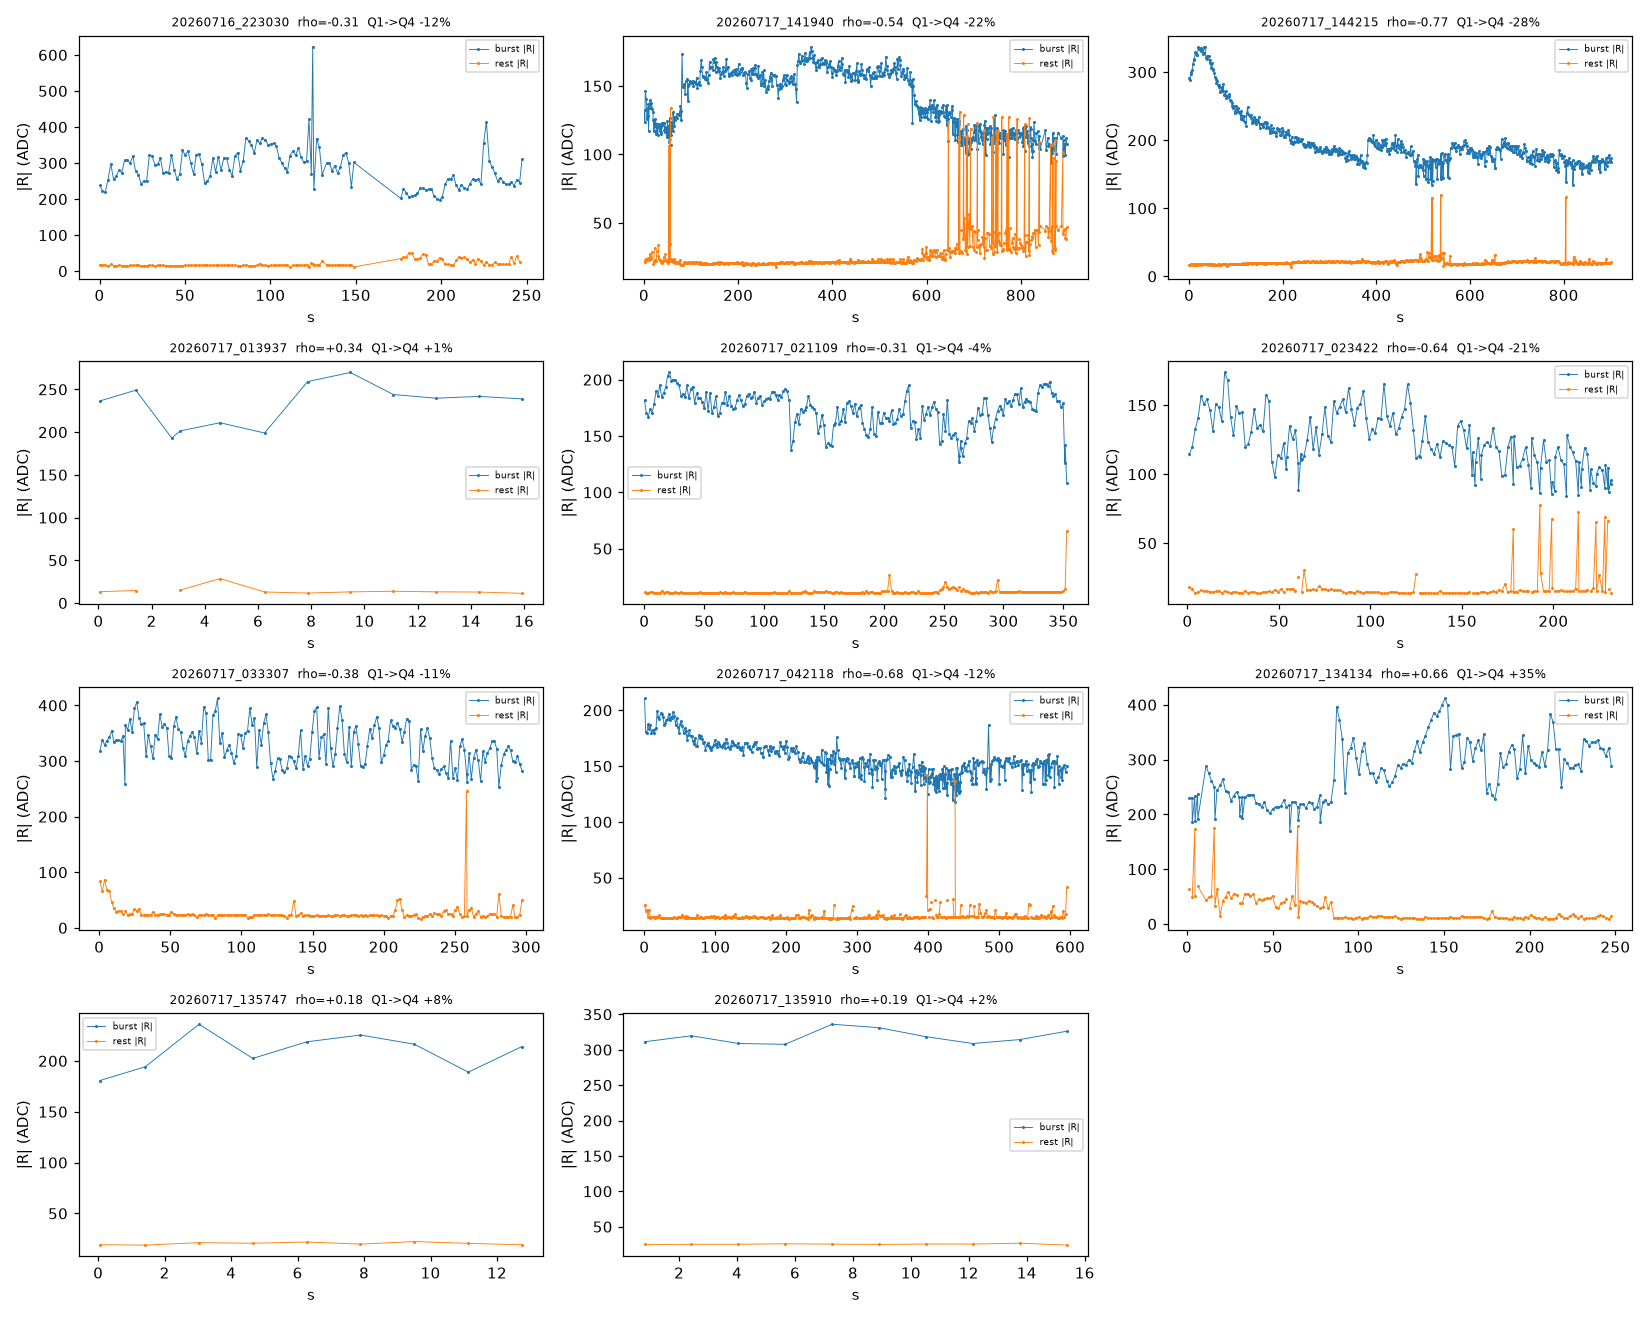

The Python source for this figure:
#!/usr/bin/env python3
"""
raw_absr_trend.py — raw_*.csv 전체의 |R|(정류 진폭) 절대값 비교 + 세션 내 변화율.

|R| 정의:
  |R| = |Raw_ADC − DC|,  DC 는 파일별 중앙값(고정 1862 이 아니라 파일마다 다시 구함).
  → 오프셋이 세션마다 1857~1867 로 다르다. 고정 DC 를 쓰면 |R| 절대값 비교에
    오프셋 차이가 그대로 섞여 들어간다.

버스트 검출 (자극 세기에 의존하지 않는 방법):
  |R| 을 51ms 이동평균해 포락선을 만들고 Otsu 문턱으로 자극구간/쉼구간을 가른다.
  개별 펄스에 고정문턱(400)을 걸면 자극이 약한 세션에서 통째로 놓친다
  (실제로 023422 은 버스트의 40%를 놓쳐 주기가 2.4초로 잘못 나왔다).
  포락선 방식은 11개 세션 모두에서 주기 1611~1622ms 를 복원한다 — 실측 1621.9ms 와 일치.

검증 게이트:
  주기 1500~1750ms 이고 점유율 20~50% 여야 '자극 세션'으로 인정.
  통과 못 하면 자극이 없었던 세션 → 버스트 추세를 내지 않고 쉼 |R| 만 본다.

구간 분리 (실측: 1.62초 주기, 0.49초 버스트, 버스트 내 펄스 32Hz):
  burst : |R| 은 자극 아티팩트 + 유발응답이 지배
  rest  : |R| 은 바닥잡음 (실측상 이 구간에 자발 EMG 는 없음)
  섞은 전체 평균 |R| 은 버스트 점유율에 좌우되므로 반드시 따로 낸다.

변화율:
  자극 사이클(버스트) 단위로 |R| 집계 → 시간에 대한 추세.
    ρ      : Spearman 시간상관 (단조성)
    %/min  : OLS 기울기를 baseline(첫 25% 중앙값) 대비 %로 환산
    Q1→Q4  : 첫 25% 대비 마지막 25% 변화율

|R| 분해 (버스트 |R| 감소의 원인 판별):
  버스트 |R| 만 보면 감소가 근피로인지 자극세기 변화인지 구분할 수 없다.
  각 펄스에 정렬해 두 창으로 쪼갠다.
    art = 0~1ms  |R| 최대  → 자극 세기의 대조군 (근육 상태와 무관)
                             ※ 0~4ms 는 M-wave 가 섞여 대조군이 못 된다
    mw  = 5~15ms |R| 평균  → 근육 유발응답
  art 일정 + mw 감소 → 근피로 / art 도 감소 → 자극·전극 변화(피로 단정 불가)

사용: python3 raw_absr_trend.py [<raw.csv> ...] [--plot]
"""
from __future__ import annotations

import argparse
from pathlib import Path

import numpy as np
import pandas as pd

FS = 1000.0             # Hz
ENV_WIN = 51            # ms, 포락선 이동평균 창
MIN_BURST_MS = 100      # 이보다 짧은 on-구간은 버스트로 안 봄
PERIOD_LO, PERIOD_HI = 1500, 1750    # ms, 자극 세션 검증 게이트 (실측 1621.9)
DUTY_LO, DUTY_HI = 20.0, 50.0        # %, 자극 세션 검증 게이트
ADC_MIN, ADC_MAX = 0, 4095           # 12bit 레일 (클리핑 판정)
PULSE_REFRAC = 25       # ms, 펄스주기 31ms 보다 짧게 (40ms 면 자극의 절반을 놓침)
ART_HI = 2              # 아티팩트 창 0~1ms (대조군)
MW_LO, MW_HI = 5, 16    # M-wave 창 5~15ms (근육 반응)
DECOMP_BLOCKS = 12      # 분해 추세의 목표 블록 수 (길이는 세션에 맞춰 적응)
BLOCK_MIN_S, BLOCK_MAX_S = 10.0, 20.0   # 블록 길이 하한/상한(초)
RHO_GATE = 0.5          # 추세 인정 문턱 (Spearman)
PCT_GATE = 15.0         # 추세 인정 문턱 (Q1→Q4 %) — ρ 만 크고 폭이 미미한 건 제외
ART_PCT_GATE = 10.0     # 아티팩트가 이만큼 변하면 '자극 일정' 이라 할 수 없음
MW_ART_RATIO = 2.0      # 대조군이 흔들려도 mw 감소가 art 감소의 이 배 이상이면 '경계'


def load_raw(path: Path):
    """raw CSV → (absr, dc, dropped). 이전 세션 잔여 패킷(시간이 뒤로 감) 제거."""
    d = pd.read_csv(path)
    t = d["Time(ms)"].to_numpy()
    v = d["Raw_ADC"].to_numpy(dtype=float)
    dropped = 0
    back = np.where(np.diff(t) < 0)[0]
    if len(back):
        dropped = int(back[-1] + 1)
        v = v[dropped:]
    dc = float(np.median(v))
    clip = float(((v <= ADC_MIN) | (v >= ADC_MAX)).mean() * 100)
    return np.abs(v - dc), dc, dropped, clip


def otsu(x: np.ndarray, nb: int = 256) -> float:
    """포락선을 자극/쉼 두 무리로 가르는 문턱. 상위 0.5%는 꼬리라 잘라내고 계산."""
    lo, hi = float(x.min()), float(np.percentile(x, 99.5))
    if hi <= lo:
        return float("inf")
    h, e = np.histogram(np.clip(x, lo, hi), bins=nb, range=(lo, hi))
    p = h.astype(float) / h.sum()
    c = np.cumsum(p)
    m = np.cumsum(p * ((e[:-1] + e[1:]) / 2))
    d = c * (1 - c)
    d[d == 0] = 1e-12
    k = int(np.argmax((m[-1] * c - m) ** 2 / d))
    return float((e[k] + e[k + 1]) / 2)


def find_bursts(absr: np.ndarray) -> list[tuple[int, int]]:
    """포락선 + Otsu 로 (시작, 끝) 샘플 목록."""
    env = pd.Series(absr).rolling(ENV_WIN, center=True, min_periods=1).mean().to_numpy()
    on = env > otsu(env)
    ch = np.diff(on.astype(np.int8))
    st = list(np.where(ch == 1)[0] + 1)
    en = list(np.where(ch == -1)[0] + 1)
    if on[0]:
        st.insert(0, 0)
    if on[-1]:
        en.append(len(on))
    return [(a, b) for a, b in zip(st, en) if b - a >= MIN_BURST_MS]


def find_pulses(absr: np.ndarray) -> np.ndarray:
    """개별 자극 펄스 시점. 문턱은 파일별 적응(자극이 약한 세션도 잡히게)."""
    thr = max(50.0, 0.35 * np.percentile(absr, 99.9))
    idx = np.where(absr > thr)[0]
    out, last = [], -10_000
    for i in idx:
        if i - last >= PULSE_REFRAC:
            out.append(i)
            last = i
    return np.array(out, dtype=int)


def decompose(absr: np.ndarray) -> pd.DataFrame:
    """블록별 art(0~1ms 최대) / mw(5~15ms 평균). 펄스 정렬.

    블록 길이는 세션 길이에 맞춰 적응 — 고정 20초면 짧은 세션(131초)이 6블록밖에
    안 나와 추세를 못 낸다. 10초 블록이어도 블록당 펄스가 ~90개라 평균은 안정적.
    """
    ps = find_pulses(absr)
    if len(ps) < 50:
        return pd.DataFrame()
    blk_s = min(BLOCK_MAX_S, max(BLOCK_MIN_S, len(absr) / FS / DECOMP_BLOCKS))
    blk = int(blk_s * FS)
    rows = []
    for lo in range(0, len(absr) - blk + 1, blk):
        sel = ps[(ps >= lo) & (ps < lo + blk - MW_HI)]
        if len(sel) < 20:
            continue
        rows.append({
            "t_s": (lo + blk / 2) / FS,
            "art": float(np.mean([absr[s:s + ART_HI].max() for s in sel])),
            "mw": float(np.mean([absr[s + MW_LO:s + MW_HI].mean() for s in sel])),
        })
    return pd.DataFrame(rows)


def spearman(x, y) -> float:
    xr = pd.Series(x).rank().to_numpy().astype(float)
    yr = pd.Series(y).rank().to_numpy().astype(float)
    xr -= xr.mean()
    yr -= yr.mean()
    d = np.sqrt((xr ** 2).sum() * (yr ** 2).sum())
    return float((xr * yr).sum() / d) if d > 0 else np.nan


NO_TREND = {"rho": np.nan, "pct_min": np.nan, "q1q4": np.nan}


def trend(t_s: np.ndarray, y: np.ndarray) -> dict:
    """|R| 시계열의 변화율. baseline = 첫 25% 중앙값."""
    n = len(y)
    if n < 8:
        return dict(NO_TREND)
    q = max(2, n // 4)
    base = float(np.median(y[:q]))
    last = float(np.median(y[-q:]))
    slope = float(np.polyfit(t_s, y, 1)[0])          # ADC/초
    return {
        "rho": spearman(t_s, y),
        "pct_min": slope * 60.0 / base * 100.0 if base > 0 else np.nan,
        "q1q4": (last / base - 1.0) * 100.0 if base > 0 else np.nan,
    }


def analyze(path: Path) -> dict:
    absr, dc, dropped, clip = load_raw(path)
    dur = len(absr) / FS
    bursts = find_bursts(absr)

    period = float(np.median(np.diff([a for a, _ in bursts]))) if len(bursts) > 1 else np.nan
    duty = sum(b - a for a, b in bursts) / len(absr) * 100 if bursts else 0.0
    stim_ok = (len(bursts) >= 8 and PERIOD_LO <= period <= PERIOD_HI
               and DUTY_LO <= duty <= DUTY_HI)

    rows = []
    for k, (a, b) in enumerate(bursts):
        rest_b = bursts[k + 1][0] if k + 1 < len(bursts) else len(absr)
        rest = absr[b:rest_b]
        rows.append({
            "t_s": (a + b) / 2 / FS,
            "burst": float(absr[a:b].mean()),
            "peak": float(absr[a:b].max()),
            "rest": float(rest.mean()) if len(rest) > 50 else np.nan,
        })
    cyc = pd.DataFrame(rows)

    out = {
        "session": path.name.replace("raw_", "").replace(".csv", ""),
        "subject": path.parent.name.replace("subject_", "")[-4:],
        "dur_s": dur, "dc": dc, "dropped": dropped, "clip_pct": clip,
        "n_burst": len(bursts), "period_ms": period, "duty_pct": duty,
        "stim_ok": stim_ok,
        "absr_all": float(absr.mean()),
        "absr_burst": float(cyc["burst"].mean()) if stim_ok else np.nan,
        "absr_rest": float(cyc["rest"].mean(skipna=True)) if stim_ok else float(absr.mean()),
        "_cyc": cyc if stim_ok else pd.DataFrame(),
    }
    tb = trend(cyc["t_s"].to_numpy(), cyc["burst"].to_numpy()) if stim_ok else dict(NO_TREND)
    ok = cyc["rest"].notna() if stim_ok else pd.Series(dtype=bool)
    tr = (trend(cyc.loc[ok, "t_s"].to_numpy(), cyc.loc[ok, "rest"].to_numpy())
          if stim_ok and ok.sum() >= 8 else dict(NO_TREND))
    out.update({f"burst_{k}": v for k, v in tb.items()})
    out.update({f"rest_{k}": v for k, v in tr.items()})

    # |R| 분해 — 버스트 |R| 변화의 원인 판별
    dec = decompose(absr) if stim_ok else pd.DataFrame()
    ta = trend(dec["t_s"].to_numpy(), dec["art"].to_numpy()) if len(dec) >= 4 else dict(NO_TREND)
    tm = trend(dec["t_s"].to_numpy(), dec["mw"].to_numpy()) if len(dec) >= 4 else dict(NO_TREND)
    out.update({f"art_{k}": v for k, v in ta.items()})
    out.update({f"mw_{k}": v for k, v in tm.items()})
    out["n_block"] = len(dec)
    out["verdict"] = verdict(ta["rho"], ta["q1q4"], tm["rho"], tm["q1q4"])
    return out


def verdict(ra: float, fa: float, rm: float, fm: float) -> str:
    """art/mw 의 (ρ, Q1→Q4%) 로 판정.

    핵심은 '자극 대조군(art)이 일정했는가'다. art 가 단조 감소(ρ≤−0.5)하면
    폭이 작아도 자극이 변한 것이므로 M-wave 감소를 근육 탓으로 단정할 수 없다.
    다만 M-wave 감소가 art 감소보다 뚜렷이 크면(≥2배) 피로 성분이 우세하다고 보고
    '경계'로 남긴다 — 버리지도, 피로로 확정하지도 않는다.
    """
    if np.isnan(ra) or np.isnan(rm):
        return "블록부족 — 판정불가"
    mw_down = rm <= -RHO_GATE and fm <= -PCT_GATE
    if ra <= -RHO_GATE:                      # 자극이 단조 감소 → 대조군 불안정
        if mw_down and abs(fm) >= MW_ART_RATIO * abs(fa):
            return f"경계 — 피로 우세(mw {fm:+.0f}% vs art {fa:+.0f}%)이나 대조군 불안정"
        return "자극·전극 약화 — 피로 단정불가"
    if mw_down:
        # 자극이 오히려 세졌는데 반응이 줄면 피로 근거가 더 강하다.
        if ra >= RHO_GATE and fa >= ART_PCT_GATE:
            return "근피로 (자극 증가에도 M-wave 감소)"
        return "근피로 (자극일정 + M-wave 감소)"
    if rm >= RHO_GATE and fm >= PCT_GATE:
        return "증강(potentiation)"
    if rm <= -RHO_GATE:
        return f"M-wave 감소 미미({fm:+.0f}%) — 피로 아님"
    return "추세없음"


def main() -> None:
    ap = argparse.ArgumentParser()
    ap.add_argument("raw", type=Path, nargs="*")
    ap.add_argument("--plot", action="store_true")
    args = ap.parse_args()

    files = args.raw or sorted((Path(__file__).parent.parent / "data").glob("**/raw_*.csv"))
    df = pd.DataFrame([analyze(f) for f in files])
    ok = df[df["stim_ok"]]
    bad = df[~df["stim_ok"]]
    print(f"raw 세션 {len(df)}개 — 자극 확인 {len(ok)}개, 자극 없음 {len(bad)}개\n")

    print("=== |R| 절대값 (ADC, 파일별 DC 기준) ===")
    print(f"{'세션':<16}{'대상':>5}{'길이':>7}{'DC':>6}{'클립':>6}{'버스트':>6}{'주기':>8}"
          f"{'점유':>6}{'|R|전체':>8}{'|R|버스트':>9}{'|R|쉼':>7}")
    for _, r in df.iterrows():
        per = f"{r['period_ms']:.0f}ms" if not np.isnan(r["period_ms"]) else "  —  "
        bu = f"{r['absr_burst']:.1f}" if not np.isnan(r["absr_burst"]) else "—"
        print(f"{r['session']:<16}{r['subject']:>5}{r['dur_s']:>6.0f}s{r['dc']:>6.0f}"
              f"{r['clip_pct']:>5.2f}%{r['n_burst']:>6.0f}{per:>8}{r['duty_pct']:>5.0f}%"
              f"{r['absr_all']:>8.1f}{bu:>9}{r['absr_rest']:>7.1f}")

    if len(bad):
        print("\n  ※ 자극 없음으로 판정(버스트 추세 제외):")
        for _, r in bad.iterrows():
            print(f"     {r['session']}  버스트 {r['n_burst']:.0f}개, 점유 {r['duty_pct']:.1f}% "
                  f"→ 검증 게이트(주기 {PERIOD_LO}~{PERIOD_HI}ms, 점유 {DUTY_LO:.0f}~{DUTY_HI:.0f}%) 불통과")

    print("\n=== 세션 내 변화율 (자극 사이클 단위, 자극 확인 세션만) ===")
    print(f"{'세션':<16}{'버스트 ρ':>9}{'%/min':>8}{'Q1→Q4':>9}   "
          f"{'쉼 ρ':>7}{'%/min':>8}{'Q1→Q4':>9}   판정")
    for _, r in ok.iterrows():
        rho = r["burst_rho"]
        v = "↓ 감소" if rho <= -0.5 else "↑ 증가" if rho >= 0.5 else "→ 추세없음"
        print(f"{r['session']:<16}{rho:>+9.2f}{r['burst_pct_min']:>+8.1f}{r['burst_q1q4']:>+8.1f}%   "
              f"{r['rest_rho']:>+7.2f}{r['rest_pct_min']:>+8.1f}{r['rest_q1q4']:>+8.1f}%   {v}")

    print("\n=== |R| 분해: 감소의 원인 (art=0~1ms 자극대조군, mw=5~15ms 근육반응) ===")
    print(f"{'세션':<16}{'블록':>5}{'art ρ':>8}{'art Q1→Q4':>11}{'mw ρ':>8}{'mw Q1→Q4':>10}   판정")
    for _, r in ok.iterrows():
        print(f"{r['session']:<16}{r['n_block']:>5.0f}{r['art_rho']:>+8.2f}{r['art_q1q4']:>+10.1f}%"
              f"{r['mw_rho']:>+8.2f}{r['mw_q1q4']:>+9.1f}%   {r['verdict']}")

    print("\n=== 세션 간 |R| 절대값 산포 (자극 확인 세션) ===")
    for col, lab in (("absr_burst", "버스트"), ("absr_rest", "쉼")):
        v = ok[col].dropna()
        print(f"  {lab:<5} 중앙 {v.median():6.1f}  범위 {v.min():6.1f}~{v.max():6.1f}"
              f"  (최대/최소 {v.max()/v.min():.1f}배)")

    out = Path(__file__).parent / "raw_absr_trend.csv"
    df.drop(columns=["_cyc"]).to_csv(out, index=False)
    print(f"\n저장: {out}")

    if args.plot:
        import matplotlib
        matplotlib.use("Agg")
        import matplotlib.pyplot as plt
        n = len(ok)
        rows_ = (n + 2) // 3
        fig, axes = plt.subplots(rows_, 3, figsize=(15, 3 * rows_), squeeze=False)
        for ax, (_, r) in zip(axes.ravel(), ok.iterrows()):
            c = r["_cyc"]
            ax.plot(c["t_s"], c["burst"], ".-", ms=2, lw=0.6, label="burst |R|")
            ax.plot(c["t_s"], c["rest"], ".-", ms=2, lw=0.6, label="rest |R|")
            ax.set_title(f"{r['session']}  rho={r['burst_rho']:+.2f}  "
                         f"Q1->Q4 {r['burst_q1q4']:+.0f}%", fontsize=8)
            ax.set_xlabel("s")
            ax.set_ylabel("|R| (ADC)")
            ax.legend(fontsize=6)
        for ax in axes.ravel()[n:]:
            ax.axis("off")
        fig.tight_layout()
        p = Path(__file__).parent / "raw_absr_trend.png"
        fig.savefig(p, dpi=110)
        print(f"저장: {p}")


if __name__ == "__main__":
    main()
